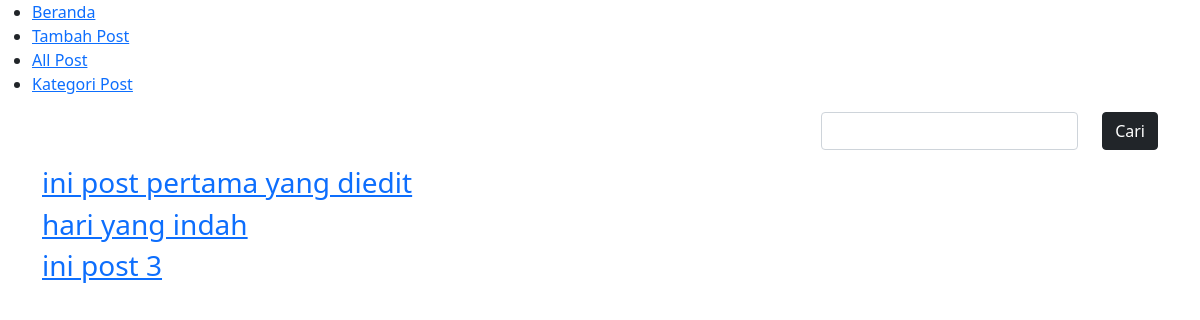
Page /post/ on the earlier database version.
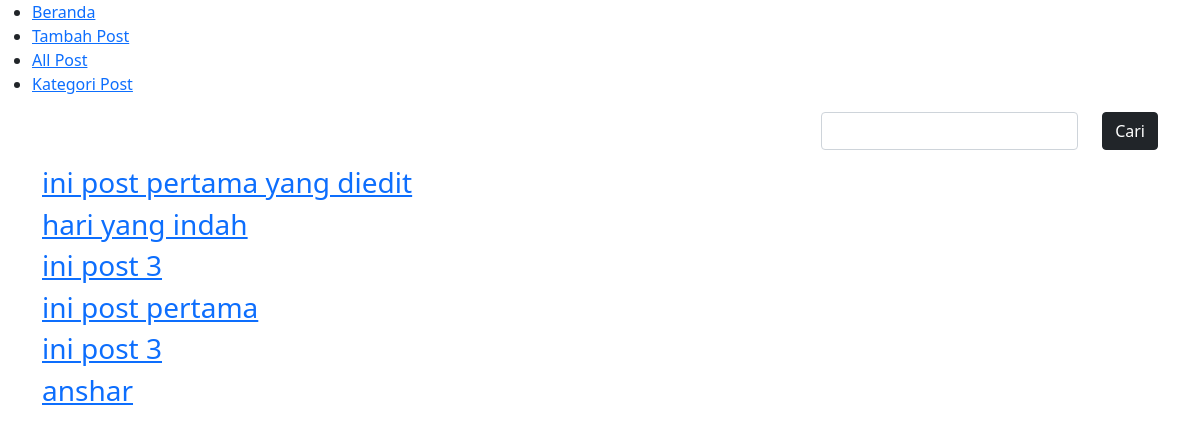
Same page on the later database version.
### app.py (models this page shows)
class Blog(dbku.Model):
    idPost = dbku.Column(dbku.Integer, primary_key=True)
    judulPost = dbku.Column(dbku.String(50), nullable=False)
    kontenPost = dbku.Column(dbku.String(2000))
    kategoriPost = dbku.Column(dbku.String(50))
    tanggalPost = dbku.Column(dbku.DateTime, default=datetime.today())

### app.py (the view)
@app.route('/post/')
def semua_post():
    semua_post = Blog.query.all()
    return render_template('blog/allpost.html', semuapost = semua_post, titlepage='All Post')

### templates/blog/allpost.html
{% extends 'base.html' %}
{% block content %}
<div class="row">
    <div class="col my-3">
        {% for post in semuapost %}
        <a href="{{ url_for('detail_post', id=post.idPost ) }}"><h3>{{post.judulPost}}</h3></a>
        {% endfor %}
    </div>
</div>
{% endblock content %}

Differences in the rows shown:
added Blog: judulPost "ini post pertama"
added Blog: judulPost "ini post 3"
added Blog: judulPost "anshar"
